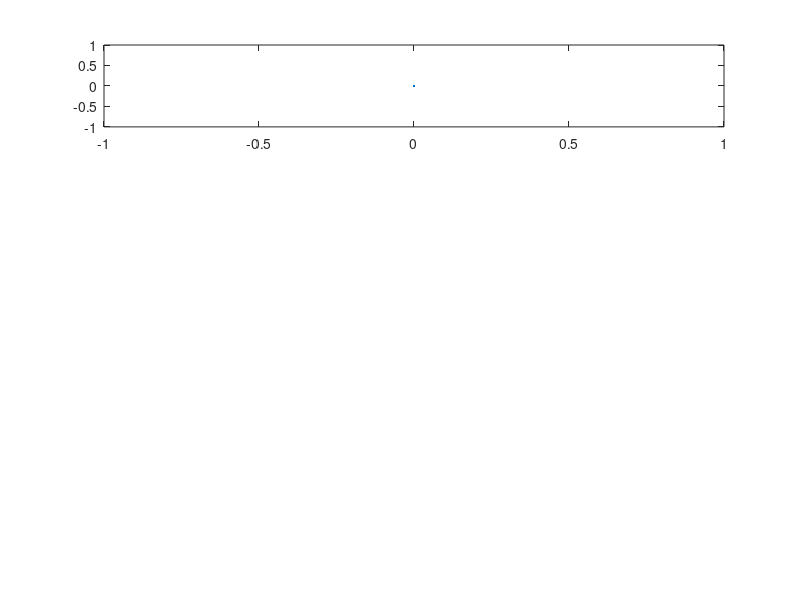

The MATLAB source for this figure: (Note: this script raises an error after producing the figure.)
function output_data = K64_PID_matlab()
%K64_PID_matlab Communicate to FRDM board to start PID controller
%   See parameters below
    figure(1);  clf;       % Create an empty figure to update later
    subplot(411)
    h1 = plot([0],[0]);
    h1.XData = []; h1.YData = [];
    ylabel('Position (rad)');
    
    subplot(412)
    h2 = plot([0],[0]);
    h2.XData = []; h2.YData = [];
    ylabel('Velocity (rad/s)');
    
    subplot(413)
    h3 = plot([0],[0]);
    h3.XData = []; h3.YData = [];
    ylabel('Voltage (V)');
    
    subplot(414)
    h4 = plot([0],[0]);
    h4.XData = []; h4.YData = [];
    ylabel('Current (A)');
    
    % This function will get called any time there is new data from
    % the FRDM board. Data comes in blocks, rather than one at a time.
    function my_callback(new_data)
        t       = new_data(:,1); % time
        angle   = new_data(:,2); % position
        vel     = new_data(:,3); % velocity
        volt    = new_data(:,4); % voltage
        current = new_data(:,5); % current
        N       = length(angle); % number of data points
        
        h1.XData(end+1:end+N) = t;   % Update subplot 1
        h1.YData(end+1:end+N) = angle;
        h2.XData(end+1:end+N) = t;   % Update subplot 2
        h2.YData(end+1:end+N) = vel;
        h3.XData(end+1:end+N) = t;   % Update subplot 3
        h3.YData(end+1:end+N) = volt;
        h4.XData(end+1:end+N) = t;   % Update subplot 4
        h4.YData(end+1:end+N) = current;
    end
    
    % Setup the communication between PC and FRDM board
    frdm_ip  = '192.168.1.100';     % FRDM board ip
    frdm_port= 11223;               % FRDM board port  
    params.callback = @my_callback; % callback function
    params.timeout  = 2;            % end of experiment timeout
    
    % Set experiment parameters
    angle_des = 1;    % Desired angle
    vel_des   = 0.0;  % Desired angular velocity
    % PID Controller Gains
    Kp        = 3;    % Proportional
    Ki        = 0.0;  % Integral
    Kd        = 0.1;  % Derivitive
    ExpTime   = 3;    % Expriement time
    
    % Pack experiment parameters
    input = [angle_des vel_des Kp Ki Kd ExpTime];
    
    % Number of report data from FRDM
    output_size = 5;  % time, angle, veloticy, voltage, current

    % Send data to FRDM board, run experiment.
    output_data = RunExperiment(frdm_ip,frdm_port,input,output_size,params);
    
end
